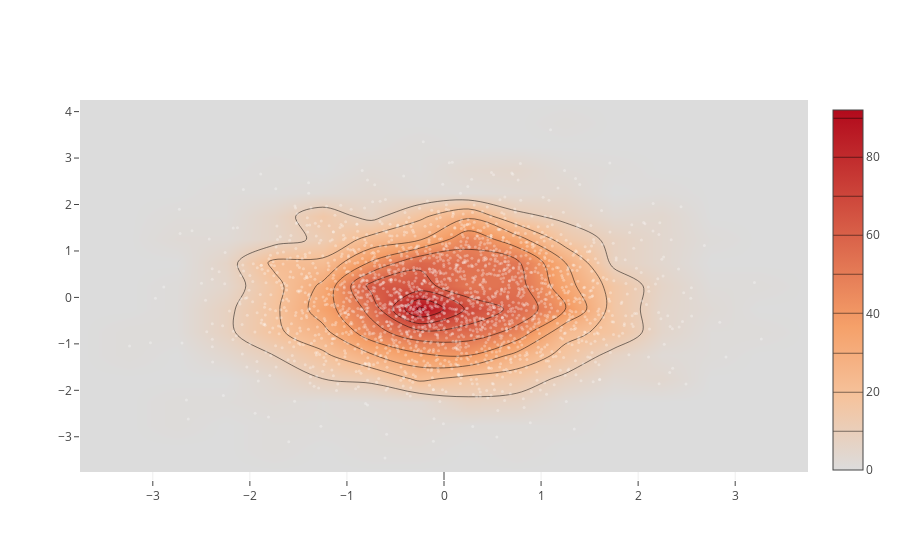

The notebook cell this image was saved under:
### Code cell
x = np.random.randn(2000)
y = np.random.randn(2000)
iplot([go.Histogram2dContour(x=x, y=y, contours=dict(coloring='heatmap')),
       go.Scatter(x=x, y=y, mode='markers', marker=dict(color='white', size=3, opacity=0.3))], show_link=False)

### Figure 1 — Plotly figure (JSON) as saved in the notebook; plotly's stock layout.template omitted (floating-point values rounded to 4 significant figures; data arrays with more than 128 entries replaced by an {"elided": "..."} marker saying what was removed)
{"data": [{"contours": {"coloring": "heatmap"}, "type": "histogram2dcontour", "uid": "17108818-ff07-11e8-aba2-c49ded18145b", "x": {"elided": "2000 float values"}, "y": {"elided": "2000 float values"}}, {"marker": {"color": "white", "opacity": 0.3, "size": 3}, "mode": "markers", "type": "scatter", "uid": "17108819-ff07-11e8-9bf0-c49ded18145b", "x": {"elided": "2000 float values"}, "y": {"elided": "2000 float values"}}], "layout": {}}
